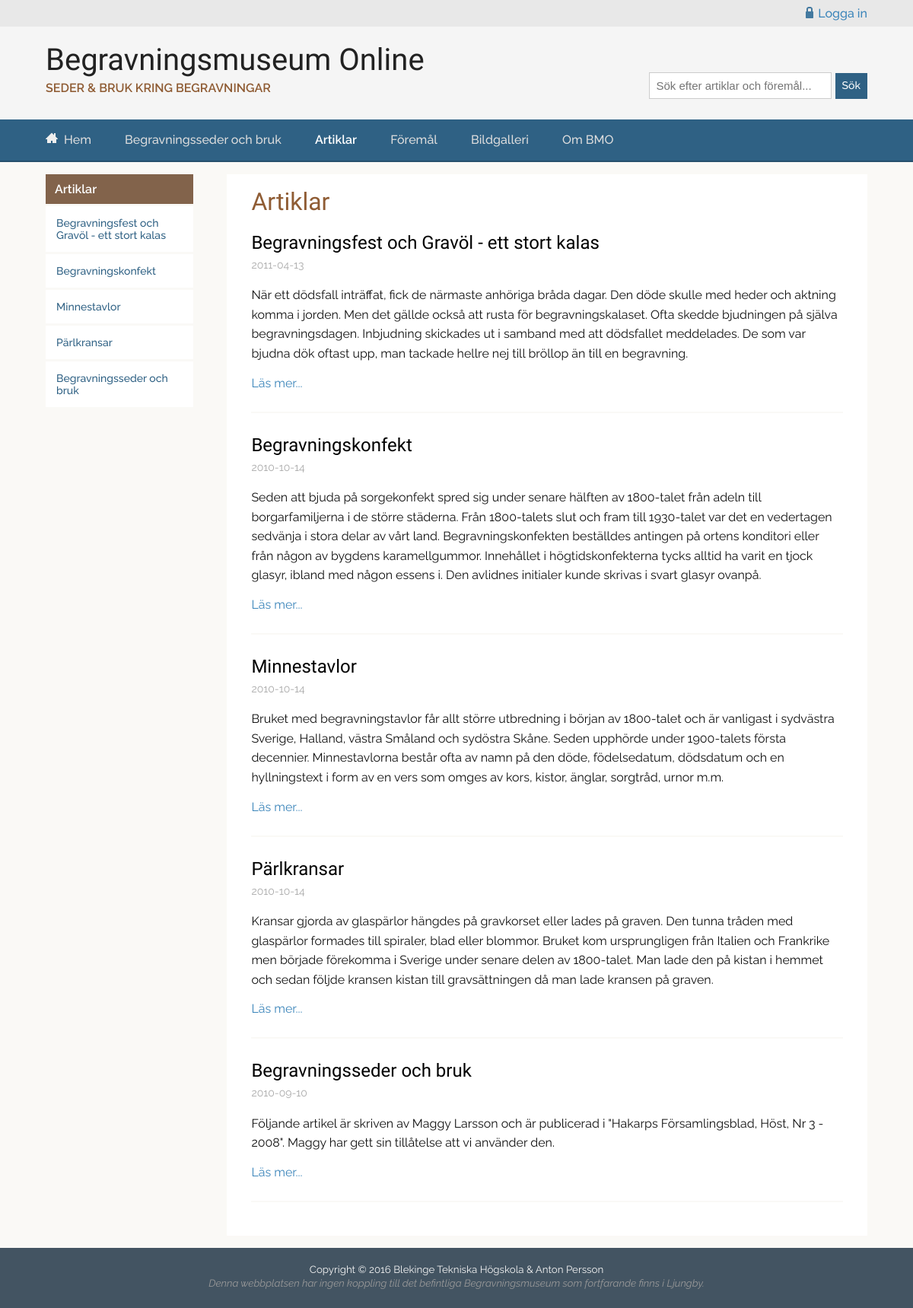
The app's page /articles.php with its own data.
### tables this page shows
CREATE TABLE "Article" ("id" INTEGER PRIMARY KEY  AUTOINCREMENT  NOT NULL  UNIQUE , "category" TEXT, "title" TEXT, "content" TEXT, "author" TEXT, "pubdate" DATETIME NOT NULL  DEFAULT CURRENT_DATE);

### incl/config.php (called while the page is built, shortened)
<?php
function getObjects($db, $sql)
{
    $stmt = $db->prepare($sql);
    $stmt->execute();
    $result = $stmt->fetchAll(PDO::FETCH_ASSOC);
    return $result;
}

### articles.php (the view, shortened to what this page needs)
<?php
$pageID = isset($_GET['id']) ? $_GET['id'] : $pageID="";
$title = "Artiklar";
include("incl/header.php");
$db = connectToDB();
if ($pageID == null) {
    $sql = "SELECT * FROM Article WHERE category='article' OR category='maggy' ORDER BY pubdate DESC";
    $articles = getObjects($db, $sql);
} else {
    $sql = "SELECT * FROM Article WHERE id=$pageID";
    $article = getObjects($db, $sql);
    $content = $article[0];
}
?>
<main>
    <aside class="side-menu"><?php include("incl/aside.php");?></aside>
    <article class="side-content<?= " " . strtolower($title) ?>">
        <header>
        <?php
        if ($pageID == null) { ?>
            <h1>Artiklar</h1>
        </header>
        <?php
        foreach ($articles as $article) {
            echo "<h2><a href='?id=" . $article['id'] . "'>" .  $article['title'] . "</a></h2>";
            echo "<p class='author'>" . $article['pubdate']. "</p>";
            preg_match("#<p[^>]*>(.*)</p>#isU", $article['content'], $matches);
            if ($matches != null) {
                echo $matches[0];
            }
            echo "<a href='?id=" . $article['id'] . "'>Läs mer...</a>";
            echo "<hr>";
        } ?>
        <?php
        } ?>
    </article>
</main>
<?php include("incl/footer.php"); ?>

### incl/aside.php
<nav>
    <ul>
        <li>Artiklar</li>
    <?php
    $db = connectToDB();
    $sql = "SELECT * FROM Article WHERE category='article' OR category='maggy' ORDER BY pubdate DESC";
    $results = getObjects($db, $sql);
    $multi = strstr(basename($_SERVER['REQUEST_URI']), '?', true);
    foreach ($results as $article) {
        $url = $multi . "?id=" . $article['id'];
        echo '<li><a ';
        if (basename($_SERVER['REQUEST_URI']) == $url || basename($_SERVER['REQUEST_URI']) == 'maggy.php' && $article['id'] == "6") {
            echo 'class="selected"';
        }
        if ($article['category'] == 'maggy') {
            echo " href='maggy.php'>" . $article['title'] ."</a></li>";
        } else {
            echo " href='articles.php?id=" . $article['id'] . "'>" . $article['title'] ."</a></li>";
        }
    }
    ?>
    </ul>
</nav>

### css/style.css (style rules this page uses)
html { background-color: #435462; overflow-y: scroll; }
body { font-family: 'Raleway', sans-serif; font-size: 16px; font-size: 1rem; margin: 0; padding: 0; color: #111; background-color: #FAF9F6; }
h1, h2, h3, h4, h5, h5 { font-family: 'Adamina', serif; font-weight: 400; }
h1 { font-size: 2rem; line-height: 1.25; margin-bottom: 0; margin-top: 0; color: #8F5C34; }
h2 { font-size: 1.5rem; line-height: 1.1666; margin-bottom: 1rem; }
p { line-height: 1.6; }
hr { border: 1px solid #faf9f6; margin: 1.75rem 0; }
main { margin: 0 auto; max-width: 1200px; position: relative; width: 90%; overflow: auto; display: block; }
article { margin: 1rem auto; padding: 1rem 2rem; max-width: 1200px; position: relative; background-color: #fff; }
a { text-decoration: none; }
a:link { color: #3B85BA; text-decoration: none; }
h2 a:link, h2 a:visited { color: #000; }
.side-menu { width: 18%; float: left; display: block; hyphens: auto; }
.side-menu nav { margin-top: 1rem; overflow: hidden; }
.side-menu nav ul { list-style: none; padding: 0; margin: 0; }
.side-menu nav ul li:first-child { font-weight: 600; padding: 0.625rem 0.75rem 0.625rem 0.75rem; color: #fff; background-color: #82634B; border-bottom: 3px solid #faf9f6; }
.side-menu nav ul li a { padding: 0.875rem; display: block; color: #2F6184; font-weight: 500; font-size: 0.875rem; background-color: #fff; border-bottom: 3px solid #faf9f6; }
.side-content { width: 75%; float: right; margin-left: 1.5%; display: block; }
.author { margin-top: 0.25rem; color: #aaa; font-size: 0.875rem; }
.artiklar h2 { margin-bottom: 0; }
@media (max-width: 1320px) { .side-content { width: 72%; } }

### records on screen
article: title "Begravningsfest och Gravöl - ett stort kalas", pubdate "2011-04-13", matches "När ett dödsfall inträffat, fick de närmaste anhöriga bråda dagar. Den döde skulle med heder och aktning komma i jorden. Men det gällde också att rusta för begravningskalaset. Ofta skedde bjudningen på själva begravningsdagen. Inbjudning skickades ut i samband med att dödsfallet meddelades. De som var bjudna dök oftast upp, man tackade hellre nej till bröllop än till en begravning."
article: title "Begravningskonfekt", pubdate "2010-10-14", matches "Seden att bjuda på sorgekonfekt spred sig under senare hälften av 1800-talet från adeln till borgarfamiljerna i de större städerna. Från 1800-talets slut och fram till 1930-talet var det en vedertagen sedvänja i stora delar av vårt land. Begravningskonfekten beställdes antingen på ortens konditori eller från någon av bygdens karamellgummor. Innehållet i högtidskonfekterna tycks alltid ha varit en tjock glasyr, ibland med någon essens i. Den avlidnes initialer kunde skrivas i svart glasyr ovanpå."
article: title "Minnestavlor", pubdate "2010-10-14", matches "Bruket med begravningstavlor får allt större utbredning i början av 1800-talet och är vanligast i sydvästra Sverige, Halland, västra Småland och sydöstra Skåne. Seden upphörde under 1900-talets första decennier. Minnestavlorna består ofta av namn på den döde, födelsedatum, dödsdatum och en hyllningstext i form av en vers som omges av kors, kistor, änglar, sorgtråd, urnor m.m."
article: title "Pärlkransar", pubdate "2010-10-14", matches "Kransar gjorda av glaspärlor hängdes på gravkorset eller lades på graven. Den tunna tråden med glaspärlor formades till spiraler, blad eller blommor. Bruket kom ursprungligen från Italien och Frankrike men började förekomma i Sverige under senare delen av 1800-talet. Man lade den på kistan i hemmet och sedan följde kransen kistan till gravsättningen då man lade kransen på graven."
article: title "Begravningsseder och bruk", pubdate "2010-09-10", matches "Följande artikel är skriven av Maggy Larsson och är publicerad i \"Hakarps Församlingsblad, Höst, Nr 3 - 2008\". Maggy har gett sin tillåtelse att vi använder den."
